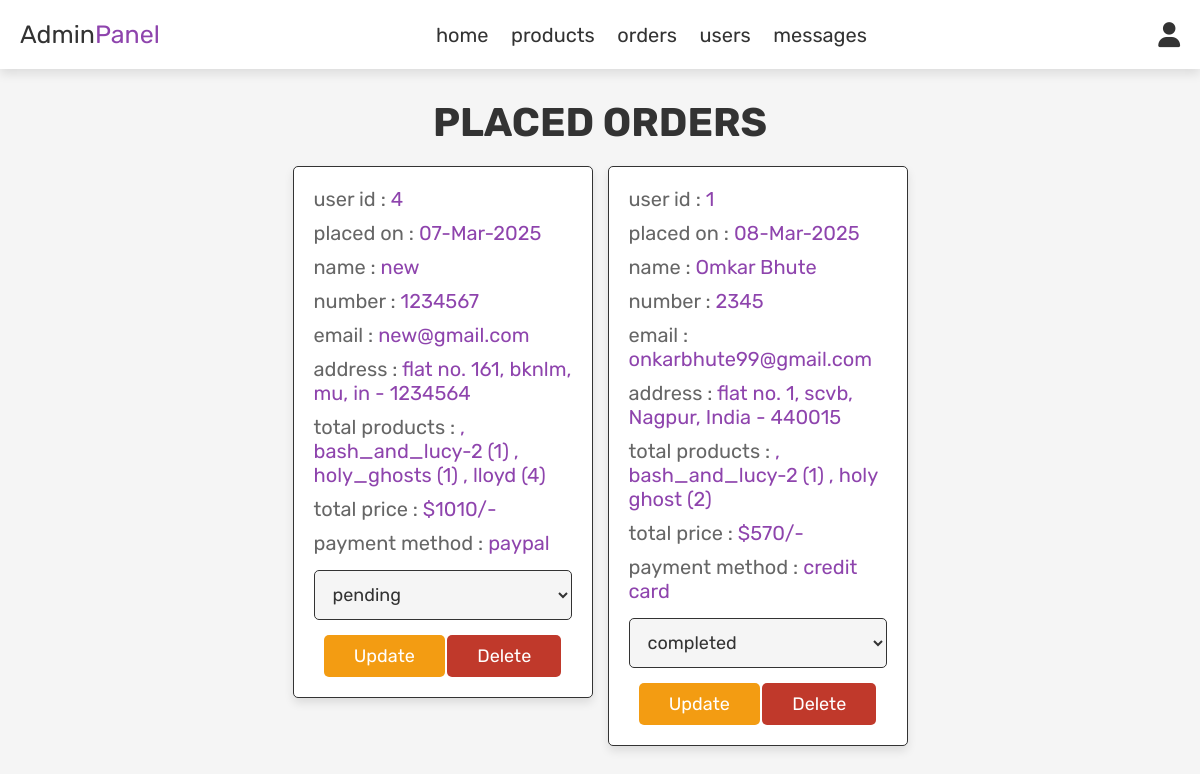
Screenshot of /admin_orders.php (signed in) with the database file from the repository.
### tables this page shows
CREATE TABLE `orders` (
  `id` int(100) NOT NULL,
  `user_id` int(100) NOT NULL,
  `name` varchar(100) NOT NULL,
  `number` varchar(12) NOT NULL,
  `email` varchar(100) NOT NULL,
  `method` varchar(50) NOT NULL,
  `address` varchar(500) NOT NULL,
  `total_products` varchar(1000) NOT NULL,
  `total_price` int(100) NOT NULL,
  `placed_on` varchar(50) NOT NULL,
  `payment_status` varchar(20) NOT NULL DEFAULT 'pending'
);

### admin_orders.php (the view, shortened to what this page needs)
<?php
include 'config.php';
?>
<!DOCTYPE html>
<html lang="en">
<head>
   <link rel="stylesheet" href="https://cdnjs.cloudflare.com/ajax/libs/font-awesome/6.0.0/css/all.min.css">
   <link rel="stylesheet" href="css/admin_style.css">
</head>
<body>
<?php include 'admin_header.php'; ?>
<section class="orders">
   <h1 class="title">placed orders</h1>
   <div class="box-container">
      <?php
      $select_orders = mysqli_query($conn, "SELECT * FROM `orders`") or die('query failed');
      if(mysqli_num_rows($select_orders) > 0){
         while($fetch_orders = mysqli_fetch_assoc($select_orders)){
      ?>
      <div class="box">
         <p> user id : <span><?php echo $fetch_orders['user_id']; ?></span> </p>
         <p> placed on : <span><?php echo $fetch_orders['placed_on']; ?></span> </p>
         <p> name : <span><?php echo $fetch_orders['name']; ?></span> </p>
         <p> number : <span><?php echo $fetch_orders['number']; ?></span> </p>
         <p> email : <span><?php echo $fetch_orders['email']; ?></span> </p>
         <p> address : <span><?php echo $fetch_orders['address']; ?></span> </p>
         <p> total products : <span><?php echo $fetch_orders['total_products']; ?></span> </p>
         <p> total price : <span>$<?php echo $fetch_orders['total_price']; ?>/-</span> </p>
         <p> payment method : <span><?php echo $fetch_orders['method']; ?></span> </p>
         <form action="" method="post">
            <select name="update_payment">
               <option value="" selected disabled><?php echo $fetch_orders['payment_status']; ?></option>
            </select>
            <input type="submit" value="update" name="update_order" class="option-btn">
            <a href="admin_orders.php?delete=<?php echo $fetch_orders['id']; ?>" onclick="return confirm('delete this order?');" class="delete-btn">delete</a>
         </form>
      </div>
      <?php
         }
      }else{
         echo '<p class="empty">no orders placed yet!</p>';
      }
      ?>
   </div>
</section>
</body>
</html>

### css/admin_style.css (style rules this page uses)
:root { --purple:#8e44ad; --red:#c0392b; --orange:#f39c12; --black:#333; --white:#fff; --light-color:#666; --light-white:#ccc; --light-bg:#f5f5f5; --border:.1rem solid var(--black); --box-shadow:0 .5rem 1rem rgba(0,0,0,.1); }
* { font-family: 'Rubik', sans-serif; margin:0; padding:0; box-sizing: border-box; outline: none; border:none; text-decoration: none; transition:all .2s linear; }
html { font-size: 62.5%; overflow-x: hidden; }
body { background-color: var(--light-bg); }
section { padding:3rem 2rem; }
.title { text-align: center; margin-bottom: 2rem; text-transform: uppercase; color:var(--black); font-size: 4rem; }
.btn, .option-btn, .delete-btn, .white-btn { display: inline-block; margin-top: 1rem; padding:1rem 3rem; cursor: pointer; color:var(--white); font-size: 1.8rem; border-radius: .5rem; text-transform: capitalize; }
.option-btn { background-color: var(--orange); }
.delete-btn { background-color: var(--red); }
.orders .box-container { display: grid; grid-template-columns: repeat(auto-fit, 30rem); justify-content: center; gap:1.5rem; max-width: 1200px; margin:0 auto; align-items: flex-start; }
.orders .box-container .box { background-color: var(--white); padding:2rem; border:var(--border); box-shadow: var(--box-shadow); border-radius: .5rem; }
.orders .box-container .box p { padding-bottom: 1rem; font-size: 2rem; color:var(--light-color); }
.orders .box-container .box p span { color:var(--purple); }
.orders .box-container .box form { text-align: center; }
.orders .box-container .box form select { border-radius: .5rem; margin:.5rem 0; width: 100%; background-color: var(--light-bg); border:var(--border); padding:1.2rem 1.4rem; font-size: 1.8rem; color:var(--black); }

### rows the page displays
orders: user "4", placed_on "07-Mar-2025", name "new", number "1234567", email "new@gmail.com", address "flat no. 161, bknlm, mu, in - 1234564", total_products ", bash_and_lucy-2 (1) , holy_ghosts (1) , lloyd (4)", total_price "1010", method "paypal", update_payment "pending"
orders: user "1", placed_on "08-Mar-2025", name "Omkar Bhute", number "2345", email "onkarbhute99@gmail.com", address "flat no. 1, scvb, Nagpur, India - 440015", total_products ", bash_and_lucy-2 (1) , holy ghost (2)", total_price "570", method "credit card", update_payment "completed"
